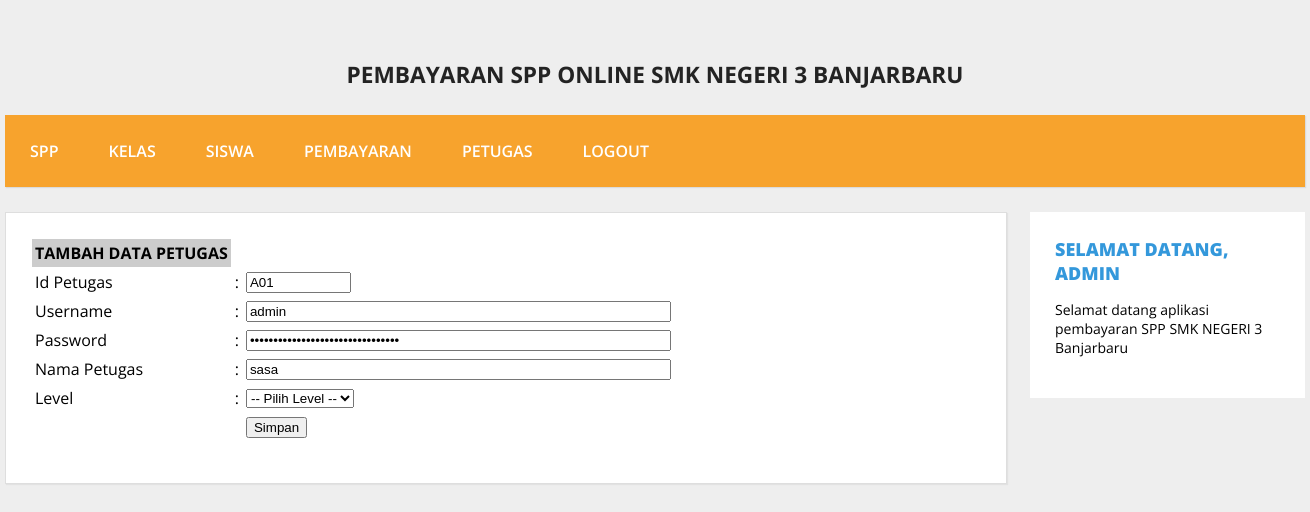
The app's page /SPP_laila/admin/halaman_admin.php?open=edit_petugas&id_petugas=A01 (signed in) with its own data.
### tables this page shows
CREATE TABLE `petugas` (
  `id_petugas` varchar(5) NOT NULL,
  `username` varchar(25) NOT NULL,
  `password` varchar(32) NOT NULL,
  `nama_petugas` varchar(35) NOT NULL,
  `level` enum('admin','petugas','','') NOT NULL
);

### SPP_laila/admin/edit_petugas.php (the view, shortened to what this page needs)
<?php
include_once "../src/koneksi.php";
$id_petugas = $_GET['id_petugas'];
$sql        = mysqli_query($koneksi, "SELECT * FROM petugas WHERE id_petugas = '$id_petugas'");
$data       = mysqli_fetch_array($sql);
?>
<form action="<?php $_SERVER['PHP_SELF']; ?>" method="post" >
  <table cellspacing="1" cellpadding="3">
    <tr>
      <td bgcolor="#CCCCCC"><strong>TAMBAH DATA PETUGAS</strong></td>
    </tr>
    <tr>
      <td>Id Petugas</td>
      <td>:</td>
      <td><input name="id_petugas" type="text" size="10" maxlength="10"
        value="<?php echo $data['id_petugas']; ?>" readonly = "true"/></td>
    </tr>
    <tr>
      <td>Username </td>
      <td>:</td>
      <td><input name="username" type="text" size="50" maxlength="50"
        value="<?php echo $data['username']; ?>" /> </td>
    </tr>
    <tr>
    <td>Password </td>
    <td>:</td>
    <td><input name="password" type="password" size="50" maxlength="50"
      value="<?php echo $data['password']; ?>" /></td>
  </tr>
  <tr>
    <td>Nama Petugas </td>
    <td>:</td>
    <td><input name="nama_petugas" type="nama_petugas" size="50" maxlength="50"
      value="<?php echo $data['nama_petugas']; ?>" /></td>
  </tr>
  <tr>
    <td>Level </td>
    <td>:</td>
    <td>
      <select name="level" >
        <option value="Kosong">-- Pilih Level --</option>
      </select>
    </td>
  </tr>
  <tr>
    <td>&nbsp;</td> <td>&nbsp;</td>
    <td><input name="btnSimpan" type="submit" value="Simpan" /></td>
  </tr>
</table>
</form>

### SPP_laila/src/style.css (style rules this page uses)
body { background: #eee; margin: 0; font-family: 'Open Sans', sans-serif; }

### records on screen
petugas: id_petugas "A01", username "admin", nama_petugas "sasa"

### other values on screen
$_SESSION['username'] "ADMIN"
